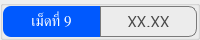
                  <widget class="QGroupBox" name="thickness_summary_group_9">
                   <property name="minimumSize">
                    <size>
                     <width>0</width>
                     <height>40</height>
                    </size>
                   </property>
                   <property name="maximumSize">
                    <size>
                     <width>16777215</width>
                     <height>40</height>
                    </size>
                   </property>
                   <property name="styleSheet">
                    <string notr="true">color: rgb(255, 255, 255);</string>
                   </property>
                   <layout class="QHBoxLayout" name="horizontalLayout_40">
                    <property name="spacing">
                     <number>0</number>
                    </property>
                    <property name="leftMargin">
                     <number>0</number>
                    </property>
                    <property name="topMargin">
                     <number>0</number>
                    </property>
                    <property name="rightMargin">
                     <number>0</number>
                    </property>
                    <property name="bottomMargin">
                     <number>0</number>
                    </property>
                    <item>
                     <widget class="QLabel" name="thickness_summary_title_9">
                      <property name="minimumSize">
                       <size>
                        <width>55</width>
                        <height>0</height>
                       </size>
                      </property>
                      <property name="font">
                       <font>
                        <family>Kanit</family>
                        <pointsize>11</pointsize>
                        <italic>false</italic>
                        <bold>false</bold>
                        <underline>false</underline>
                        <strikeout>false</strikeout>
                       </font>
                      </property>
                      <property name="styleSheet">
                       <string notr="true">background-color: #0059fe;
border-top-left-radius: 8px;
border-bottom-left-radius: 8px;</string>
                      </property>
                      <property name="text">
                       <string>เม็ดที่ 9</string>
                      </property>
                      <property name="alignment">
                       <set>Qt::AlignCenter</set>
                      </property>
                     </widget>
                    </item>
                    <item>
                     <widget class="QFrame" name="thickness_summary_frame_9">
                      <property name="styleSheet">
                       <string notr="true">border: solid;
border-width: 1px;
border-color: rgb(121, 121, 121);
border-top-right-radius: 8px;
border-bottom-right-radius: 8px;</string>
                      </property>
                      <property name="frameShape">
                       <enum>QFrame::StyledPanel</enum>
                      </property>
                      <property name="frameShadow">
                       <enum>QFrame::Raised</enum>
                      </property>
                      <layout class="QHBoxLayout" name="horizontalLayout_41">
                       <item>
                        <widget class="QLabel" name="summary_thickness_9">
                         <property name="font">
                          <font>
                           <family>Kanit</family>
                           <pointsize>12</pointsize>
                          </font>
                         </property>
                         <property name="styleSheet">
                          <string notr="true">border: none;
color: rgb(72, 72, 72);</string>
                         </property>
                         <property name="text">
                          <string>XX.XX</string>
                         </property>
                         <property name="alignment">
                          <set>Qt::AlignCenter</set>
                         </property>
                        </widget>
                       </item>
                      </layout>
                     </widget>
                    </item>
                   </layout>
                  </widget>
